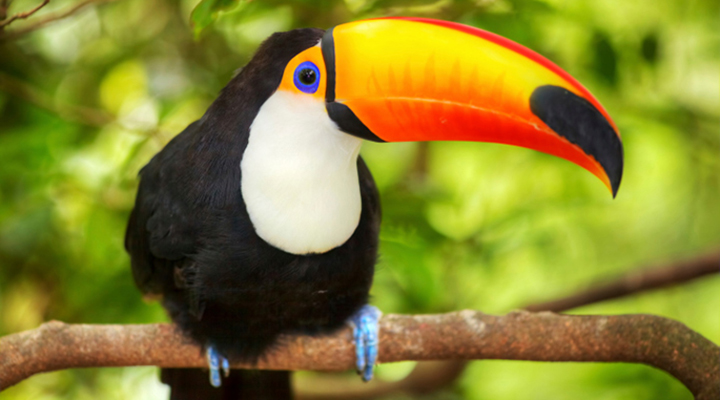
#> input picture Lista_de_Exercicios/animal.jpg, 720 x 400 px
$ python atividade1.py
#> lines starting #> are read from the running program, lines starting #| are printed output that depends on the picture
import cv2
import numpy as np

# Lendo a imagem
img = cv2.imread("animal.jpg")
#> img is the input picture: shape (400, 720, 3); mean B, G, R 46.8, 131.4, 136.4
img2 = cv2.imread("animal.jpg")

#ajustando a imagem
h,w = img.shape[:2]
#> h = 400; w = 720
hnew = int(h/1)
#> hnew = 400
wnew = int(w/1)
#> wnew = 720
resizedImagem = cv2.resize(img2, (wnew, hnew), interpolation=cv2.INTER_AREA)

# Imagem Cinza
imgCinza = cv2.cvtColor(img, cv2.COLOR_BGR2GRAY)
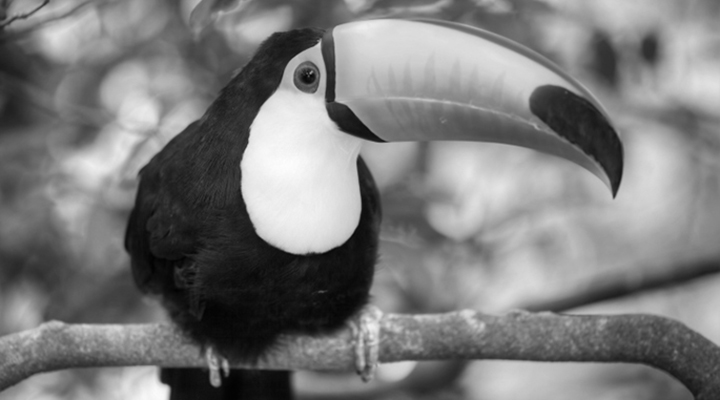
#> imgCinza: shape (400, 720); min 1, max 253, mean 123.2
resizedImagem2 = cv2.resize(imgCinza, (wnew, hnew), interpolation=cv2.INTER_AREA)

# Pegando os pixeis RGB
bp = img[:,:,0]
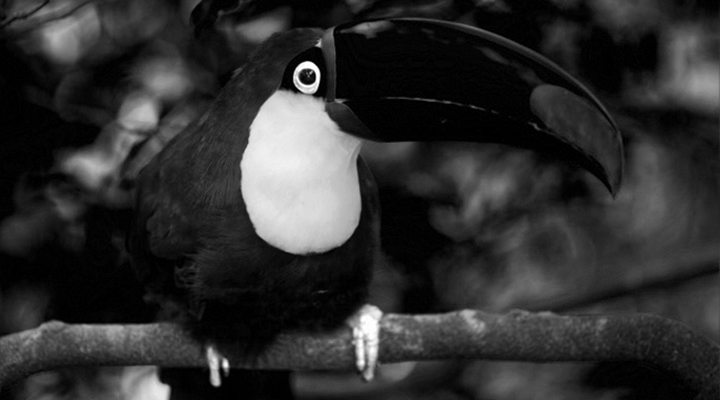
#> bp: shape (400, 720); min 0, max 255, mean 46.8
gp = img[:,:,1]
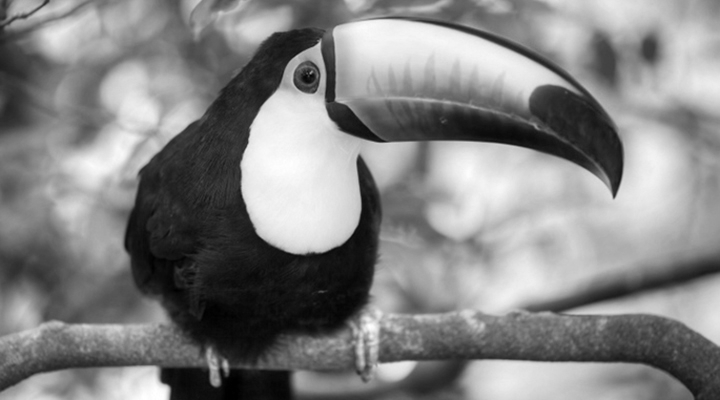
#> gp: shape (400, 720); min 0, max 255, mean 131.4
rp = img[:,:,2]
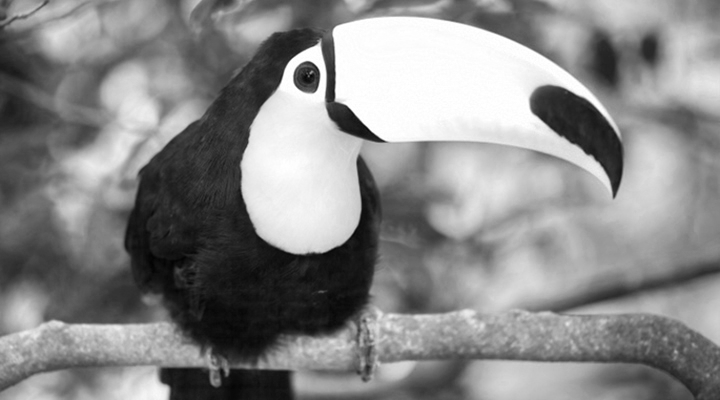
#> rp: shape (400, 720); min 2, max 255, mean 136.4

# Realizando a média entre os três canais.
media = ((bp + gp + rp)/3)
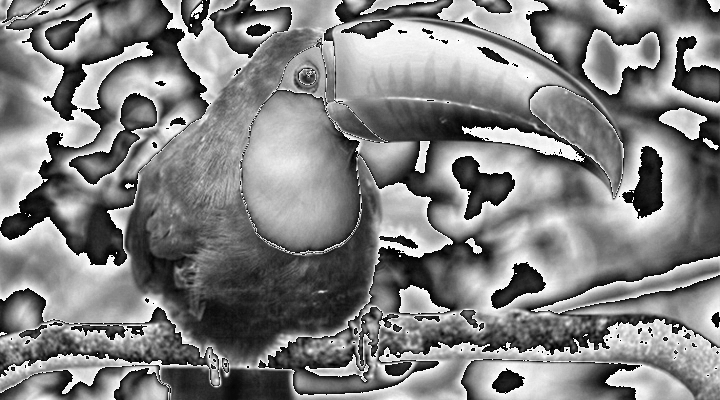
#> media: shape (400, 720) float64; min 0, max 85, mean 43; drawn with min black and max white

# Colocado os pixeis feito da media , e assim fazendo a media cinza
img[:,:, 0] = media
img[:,:, 1] = media
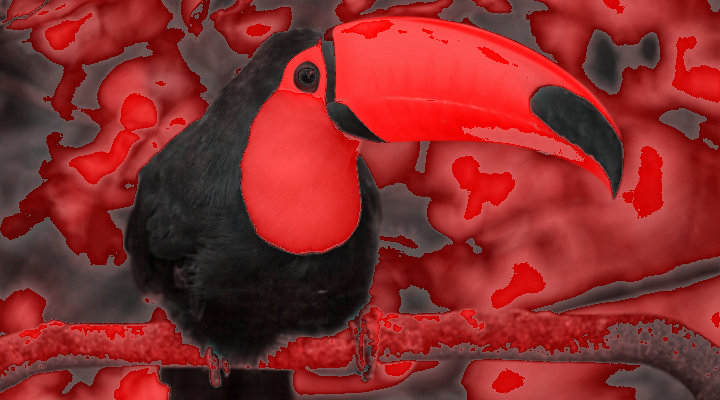
#> img: shape (400, 720, 3); mean B, G, R 42.7, 42.7, 136.4
img[:,:, 2] = media
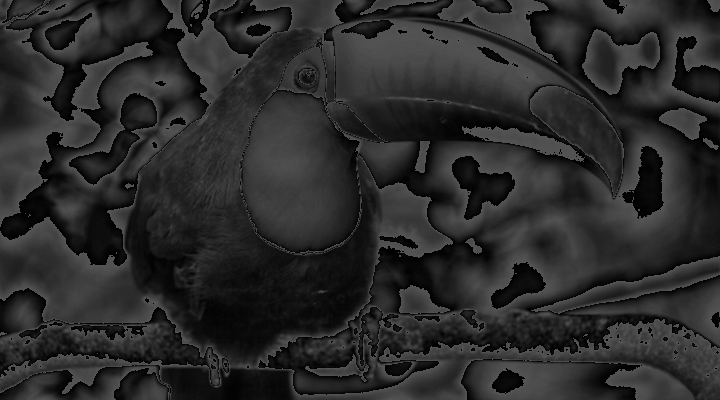
#> img: shape (400, 720, 3); min 0, max 85, mean 42.7
resizedImagem3 = cv2.resize(img, (wnew, hnew), interpolation=cv2.INTER_AREA)

# Exibir as imagens
cv2.imshow("Imagem Original", resizedImagem)
cv2.imshow("Imagem Cinza ", resizedImagem2)
cv2.imshow("Imagem Cinza Media dos 3 canais", resizedImagem3)
cv2.waitKey(0)

$ run again, with Lista_de_Exercicios/animais.jpg copied over Lista_de_Exercicios/animal.jpg
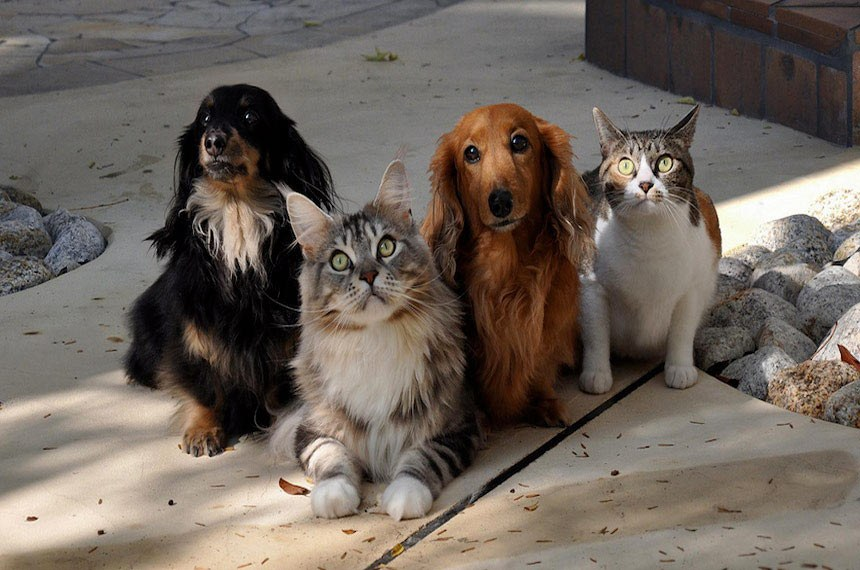
#> input picture Lista_de_Exercicios/animais.jpg, 860 x 570 px
#> img is the input picture: shape (570, 860, 3); mean B, G, R 92.4, 100.6, 110.4
#> `media = ((bp + gp + rp)/3)`:
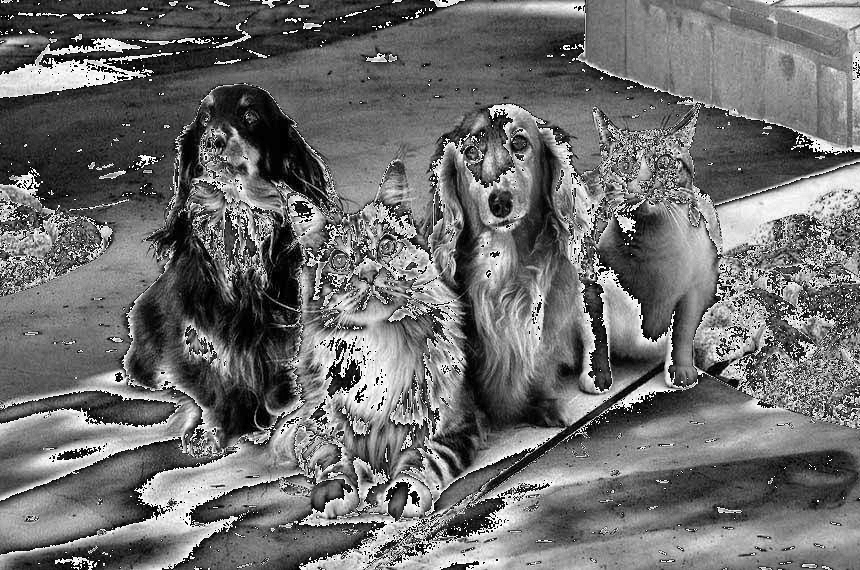
#> media: shape (570, 860) float64; min 0, max 85, mean 36.7; drawn with min black and max white
#> `img[:,:, 2] = media`:
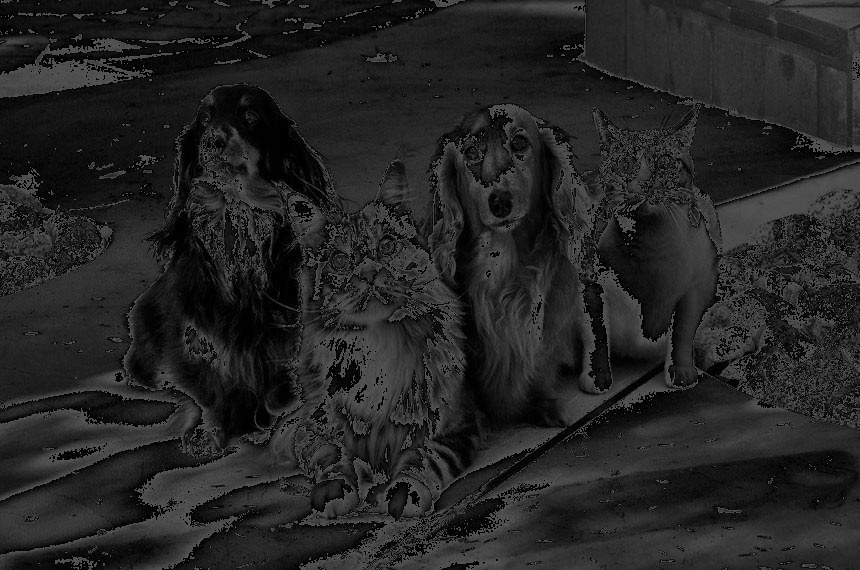
#> img: shape (570, 860, 3); min 0, max 85, mean 36.4

$ run again, with Lista_de_Exercicios/paisagem.jpg copied over Lista_de_Exercicios/animal.jpg
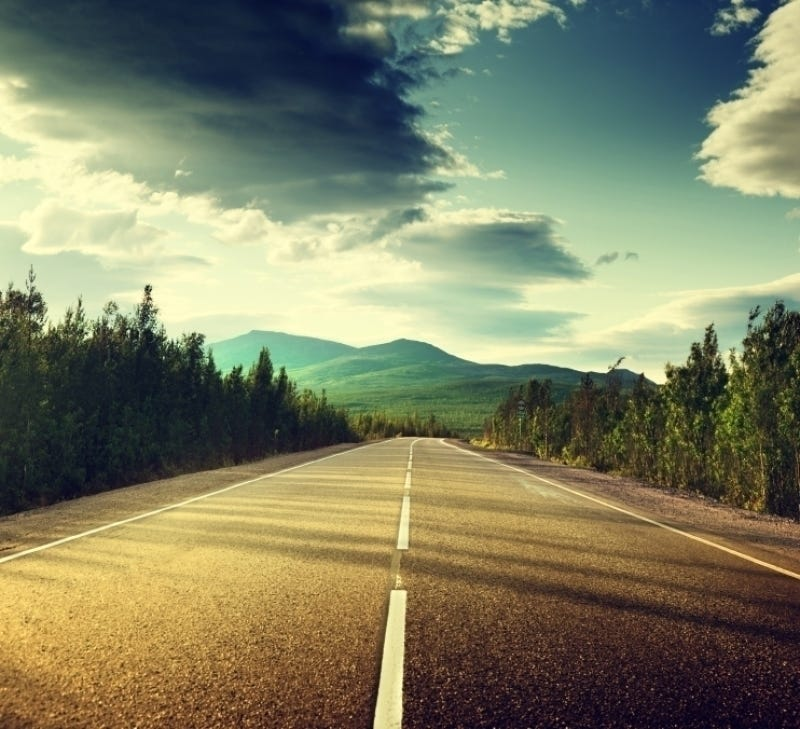
#> input picture Lista_de_Exercicios/paisagem.jpg, 800 x 729 px
#> img is the input picture: shape (729, 800, 3); mean B, G, R 98.7, 127.5, 126.1
#> `img[:,:, 2] = media`:
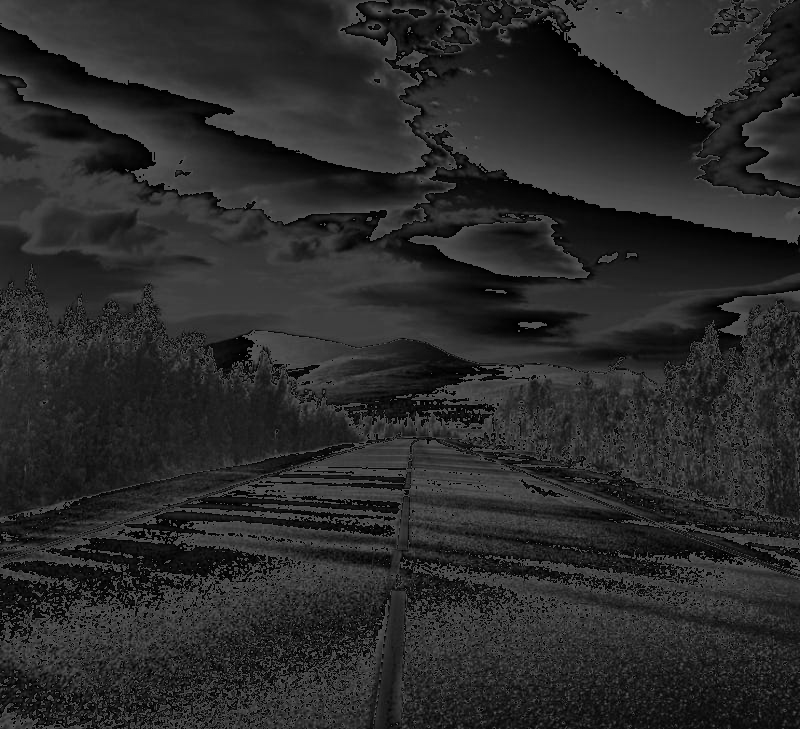
#> img: shape (729, 800, 3); min 0, max 85, mean 42.1
